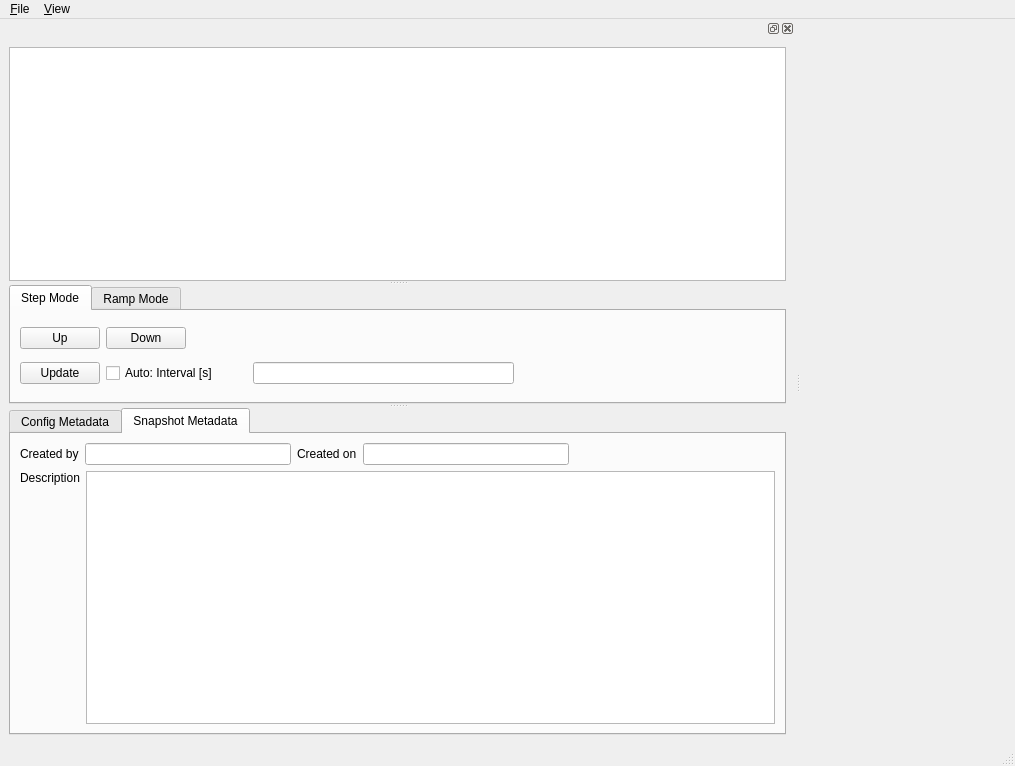
<?xml version="1.0" encoding="UTF-8"?>
<ui version="4.0">
 <class>MainWindow</class>
 <widget class="QMainWindow" name="MainWindow">
  <property name="geometry">
   <rect>
    <x>0</x>
    <y>0</y>
    <width>1015</width>
    <height>766</height>
   </rect>
  </property>
  <property name="windowTitle">
   <string>Lattice Tuner</string>
  </property>
  <widget class="QWidget" name="centralwidget"/>
  <widget class="QMenuBar" name="menubar">
   <property name="geometry">
    <rect>
     <x>0</x>
     <y>0</y>
     <width>1015</width>
     <height>25</height>
    </rect>
   </property>
   <widget class="QMenu" name="menuFile">
    <property name="title">
     <string>&amp;File</string>
    </property>
    <widget class="QMenu" name="menuSave">
     <property name="title">
      <string>&amp;Save</string>
     </property>
     <addaction name="actionSaveConfigFile"/>
     <addaction name="actionSaveSnapshotFile"/>
    </widget>
    <widget class="QMenu" name="menuLoad">
     <property name="title">
      <string>Load</string>
     </property>
     <addaction name="actionConfig_from_file"/>
     <addaction name="actionSnapshot_from_file"/>
    </widget>
    <addaction name="actionNewConfig"/>
    <addaction name="separator"/>
    <addaction name="menuLoad"/>
    <addaction name="separator"/>
    <addaction name="menuSave"/>
    <addaction name="separator"/>
    <addaction name="actionPreferences"/>
   </widget>
   <widget class="QMenu" name="menu_View">
    <property name="title">
     <string>&amp;View</string>
    </property>
    <addaction name="actionGrouped"/>
    <addaction name="actionUngrouped"/>
    <addaction name="separator"/>
    <addaction name="actionConfig_Metadata"/>
    <addaction name="actionSnapshot_Metadata"/>
    <addaction name="separator"/>
    <addaction name="actionDefault_config_columns"/>
    <addaction name="actionDefault_snapshot_columns"/>
    <addaction name="actionUser_defined_config_columns"/>
    <addaction name="actionUser_defined_snapshot_columns"/>
   </widget>
   <addaction name="menuFile"/>
   <addaction name="menu_View"/>
  </widget>
  <widget class="QStatusBar" name="statusbar"/>
  <widget class="QDockWidget" name="dockWidget_example">
   <attribute name="dockWidgetArea">
    <number>1</number>
   </attribute>
   <widget class="QWidget" name="dockWidgetContents">
    <layout class="QGridLayout" name="gridLayout">
     <item row="0" column="0">
      <widget class="QSplitter" name="splitter">
       <property name="orientation">
        <enum>Qt::Vertical</enum>
       </property>
       <widget class="QTreeView" name="treeView"/>
       <widget class="QTabWidget" name="tabWidget_mode">
        <property name="currentIndex">
         <number>0</number>
        </property>
        <widget class="QWidget" name="tab">
         <attribute name="title">
          <string>Step Mode</string>
         </attribute>
         <layout class="QVBoxLayout" name="verticalLayout">
          <item>
           <layout class="QHBoxLayout" name="horizontalLayout">
            <item>
             <widget class="QPushButton" name="pushButton_step_up">
              <property name="text">
               <string>Up</string>
              </property>
             </widget>
            </item>
            <item>
             <widget class="QPushButton" name="pushButton_step_down">
              <property name="text">
               <string>Down</string>
              </property>
             </widget>
            </item>
            <item>
             <spacer name="horizontalSpacer">
              <property name="orientation">
               <enum>Qt::Horizontal</enum>
              </property>
              <property name="sizeHint" stdset="0">
               <size>
                <width>40</width>
                <height>20</height>
               </size>
              </property>
             </spacer>
            </item>
           </layout>
          </item>
          <item>
           <layout class="QHBoxLayout" name="horizontalLayout_2">
            <item>
             <widget class="QPushButton" name="pushButton_update">
              <property name="text">
               <string>Update</string>
              </property>
             </widget>
            </item>
            <item>
             <widget class="QCheckBox" name="checkBox_auto">
              <property name="minimumSize">
               <size>
                <width>141</width>
                <height>0</height>
               </size>
              </property>
              <property name="text">
               <string>Auto: Interval [s]</string>
              </property>
             </widget>
            </item>
            <item>
             <widget class="QLineEdit" name="lineEdit_auto_update_interval"/>
            </item>
            <item>
             <spacer name="horizontalSpacer_6">
              <property name="orientation">
               <enum>Qt::Horizontal</enum>
              </property>
              <property name="sizeHint" stdset="0">
               <size>
                <width>40</width>
                <height>20</height>
               </size>
              </property>
             </spacer>
            </item>
           </layout>
          </item>
         </layout>
        </widget>
        <widget class="QWidget" name="tab_2">
         <attribute name="title">
          <string>Ramp Mode</string>
         </attribute>
         <layout class="QVBoxLayout" name="verticalLayout_6">
          <item>
           <layout class="QHBoxLayout" name="horizontalLayout_7">
            <item>
             <widget class="QLabel" name="label_7">
              <property name="text">
               <string>Copy into target set points:</string>
              </property>
             </widget>
            </item>
            <item>
             <widget class="QPushButton" name="pushButton_copy_current_setp">
              <property name="text">
               <string>Current Setpoints</string>
              </property>
             </widget>
            </item>
            <item>
             <widget class="QPushButton" name="pushButton_copy_init_setp">
              <property name="text">
               <string>Init. Setpoints</string>
              </property>
             </widget>
            </item>
            <item>
             <widget class="QPushButton" name="pushButton_copy_snapshot_setp">
              <property name="text">
               <string>Snapshot Setpoints</string>
              </property>
             </widget>
            </item>
            <item>
             <spacer name="horizontalSpacer_4">
              <property name="orientation">
               <enum>Qt::Horizontal</enum>
              </property>
              <property name="sizeHint" stdset="0">
               <size>
                <width>40</width>
                <height>20</height>
               </size>
              </property>
             </spacer>
            </item>
           </layout>
          </item>
          <item>
           <layout class="QHBoxLayout" name="horizontalLayout_8">
            <item>
             <widget class="QLabel" name="label_8">
              <property name="text">
               <string>Number of Steps:</string>
              </property>
             </widget>
            </item>
            <item>
             <widget class="QLineEdit" name="lineEdit_nSteps"/>
            </item>
            <item>
             <widget class="QLabel" name="label_9">
              <property name="text">
               <string>Wait after Each Step [s]:</string>
              </property>
             </widget>
            </item>
            <item>
             <widget class="QLineEdit" name="lineEdit_wait_after_each_step"/>
            </item>
            <item>
             <widget class="QPushButton" name="pushButton_start">
              <property name="text">
               <string>Start</string>
              </property>
             </widget>
            </item>
            <item>
             <widget class="QPushButton" name="pushButton_stop">
              <property name="text">
               <string>Stop</string>
              </property>
             </widget>
            </item>
            <item>
             <widget class="QPushButton" name="pushButton_revert">
              <property name="text">
               <string>Revert</string>
              </property>
             </widget>
            </item>
            <item>
             <spacer name="horizontalSpacer_5">
              <property name="orientation">
               <enum>Qt::Horizontal</enum>
              </property>
              <property name="sizeHint" stdset="0">
               <size>
                <width>40</width>
                <height>20</height>
               </size>
              </property>
             </spacer>
            </item>
           </layout>
          </item>
         </layout>
        </widget>
       </widget>
       <widget class="QTabWidget" name="tabWidget_metadata">
        <property name="currentIndex">
         <number>1</number>
        </property>
        <widget class="QWidget" name="tab_3">
         <attribute name="title">
          <string>Config Metadata</string>
         </attribute>
         <layout class="QVBoxLayout" name="verticalLayout_3">
          <item>
           <layout class="QHBoxLayout" name="horizontalLayout_3">
            <item>
             <widget class="QLabel" name="label">
              <property name="text">
               <string>Created by</string>
              </property>
             </widget>
            </item>
            <item>
             <widget class="QLineEdit" name="lineEdit_config_username"/>
            </item>
            <item>
             <widget class="QLabel" name="label_2">
              <property name="text">
               <string>Created on</string>
              </property>
             </widget>
            </item>
            <item>
             <widget class="QLineEdit" name="lineEdit_config_timestamp"/>
            </item>
            <item>
             <spacer name="horizontalSpacer_2">
              <property name="orientation">
               <enum>Qt::Horizontal</enum>
              </property>
              <property name="sizeHint" stdset="0">
               <size>
                <width>40</width>
                <height>20</height>
               </size>
              </property>
             </spacer>
            </item>
           </layout>
          </item>
          <item>
           <layout class="QHBoxLayout" name="horizontalLayout_4">
            <item>
             <layout class="QVBoxLayout" name="verticalLayout_2">
              <item>
               <widget class="QLabel" name="label_5">
                <property name="text">
                 <string>Description</string>
                </property>
               </widget>
              </item>
              <item>
               <spacer name="verticalSpacer">
                <property name="orientation">
                 <enum>Qt::Vertical</enum>
                </property>
                <property name="sizeHint" stdset="0">
                 <size>
                  <width>20</width>
                  <height>40</height>
                 </size>
                </property>
               </spacer>
              </item>
             </layout>
            </item>
            <item>
             <widget class="QTextEdit" name="textEdit_config_description"/>
            </item>
           </layout>
          </item>
         </layout>
        </widget>
        <widget class="QWidget" name="tab_4">
         <attribute name="title">
          <string>Snapshot Metadata</string>
         </attribute>
         <layout class="QVBoxLayout" name="verticalLayout_5">
          <item>
           <layout class="QHBoxLayout" name="horizontalLayout_6">
            <item>
             <widget class="QLabel" name="label_3">
              <property name="text">
               <string>Created by</string>
              </property>
             </widget>
            </item>
            <item>
             <widget class="QLineEdit" name="lineEdit_snapshot_username"/>
            </item>
            <item>
             <widget class="QLabel" name="label_4">
              <property name="text">
               <string>Created on</string>
              </property>
             </widget>
            </item>
            <item>
             <widget class="QLineEdit" name="lineEdit_snapshot_timestamp"/>
            </item>
            <item>
             <spacer name="horizontalSpacer_3">
              <property name="orientation">
               <enum>Qt::Horizontal</enum>
              </property>
              <property name="sizeHint" stdset="0">
               <size>
                <width>40</width>
                <height>20</height>
               </size>
              </property>
             </spacer>
            </item>
           </layout>
          </item>
          <item>
           <layout class="QHBoxLayout" name="horizontalLayout_5">
            <item>
             <layout class="QVBoxLayout" name="verticalLayout_4">
              <item>
               <widget class="QLabel" name="label_6">
                <property name="text">
                 <string>Description</string>
                </property>
               </widget>
              </item>
              <item>
               <spacer name="verticalSpacer_2">
                <property name="orientation">
                 <enum>Qt::Vertical</enum>
                </property>
                <property name="sizeHint" stdset="0">
                 <size>
                  <width>20</width>
                  <height>40</height>
                 </size>
                </property>
               </spacer>
              </item>
             </layout>
            </item>
            <item>
             <widget class="QTextEdit" name="textEdit_snapshot_description"/>
            </item>
           </layout>
          </item>
         </layout>
        </widget>
       </widget>
      </widget>
     </item>
    </layout>
   </widget>
  </widget>
  <action name="actionNewConfig">
   <property name="text">
    <string>&amp;New Config...</string>
   </property>
   <property name="shortcut">
    <string>Ctrl+N</string>
   </property>
  </action>
  <action name="actionLoadConfigFileInNewTab">
   <property name="text">
    <string>Config file...</string>
   </property>
  </action>
  <action name="actionLoadSnapshotFileInNewTab">
   <property name="text">
    <string>Snapshot file...</string>
   </property>
  </action>
  <action name="actionLoadConfigFileInCurrentTab">
   <property name="text">
    <string>Config file...</string>
   </property>
  </action>
  <action name="actionLoadSnapshotFileInCurrentTab">
   <property name="text">
    <string>Snapshot file...</string>
   </property>
  </action>
  <action name="actionSaveConfigFile">
   <property name="text">
    <string>Config to file...</string>
   </property>
  </action>
  <action name="actionSaveSnapshotFile">
   <property name="text">
    <string>Snapshot to file...</string>
   </property>
  </action>
  <action name="actionPreferences">
   <property name="text">
    <string>Preferences...</string>
   </property>
  </action>
  <action name="actionTest">
   <property name="text">
    <string>Load Snapshot File...</string>
   </property>
  </action>
  <action name="actionConfig_from_file">
   <property name="text">
    <string>Config from file...</string>
   </property>
  </action>
  <action name="actionSnapshot_from_file">
   <property name="text">
    <string>Snapshot from file...</string>
   </property>
  </action>
  <action name="actionGrouped">
   <property name="text">
    <string>&amp;Grouped</string>
   </property>
  </action>
  <action name="actionUngrouped">
   <property name="text">
    <string>&amp;Ungrouped</string>
   </property>
  </action>
  <action name="actionConfig_Metadata">
   <property name="text">
    <string>Config Metadata</string>
   </property>
  </action>
  <action name="actionSnapshot_Metadata">
   <property name="text">
    <string>Snapshot Metadata</string>
   </property>
  </action>
  <action name="actionDefault_config_columns">
   <property name="text">
    <string>Default config columns</string>
   </property>
  </action>
  <action name="actionDefault_snapshot_columns">
   <property name="text">
    <string>Default snapshot columns</string>
   </property>
  </action>
  <action name="actionUser_defined_config_columns">
   <property name="text">
    <string>User-defined config columns</string>
   </property>
  </action>
  <action name="actionUser_defined_snapshot_columns">
   <property name="text">
    <string>User-defined snapshot columns</string>
   </property>
  </action>
 </widget>
 <resources/>
 <connections/>
</ui>
